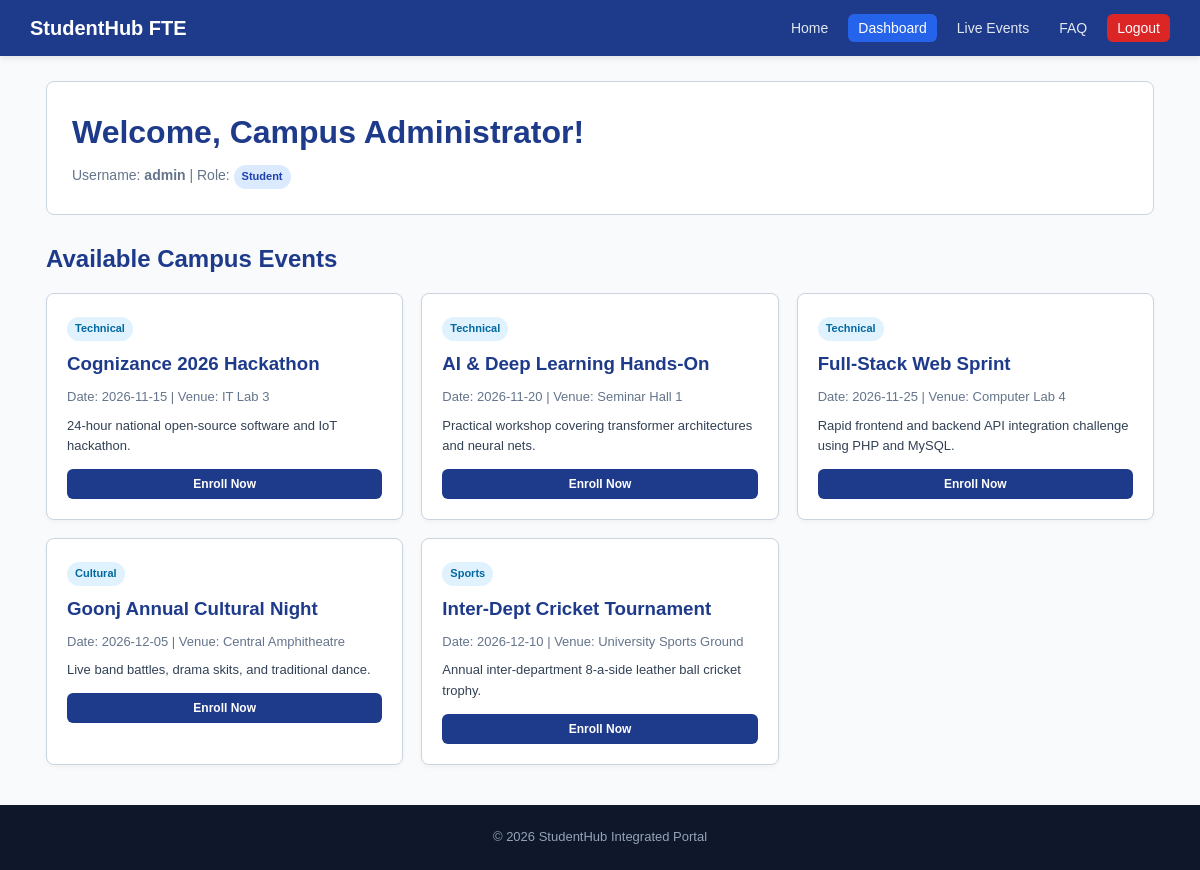
The app's page /student_dashboard.php (signed in) with its own data.
### tables this page shows
CREATE TABLE `events` (
  `id` INT(11) NOT NULL AUTO_INCREMENT,
  `title` VARCHAR(150) NOT NULL,
  `category` VARCHAR(50) NOT NULL,
  `event_date` DATE NOT NULL,
  `event_time` TIME NOT NULL,
  `venue` VARCHAR(100) NOT NULL,
  `coordinator` VARCHAR(100) NOT NULL,
  `max_seats` INT(11) NOT NULL DEFAULT 100,
  `description` TEXT,
  `poster_image` VARCHAR(255) DEFAULT '',
  `status` ENUM('Upcoming', 'Ongoing', 'Completed', 'Cancelled') DEFAULT 'Upcoming',
  `created_at` TIMESTAMP DEFAULT CURRENT_TIMESTAMP,
  PRIMARY KEY (`id`)
);

### student_dashboard.php (the view, shortened to what this page needs)
<?php
require_once 'db.php';
$user = $_SESSION;
$events = mysqli_query($conn, "SELECT * FROM events ORDER BY event_date ASC");
?>
<!DOCTYPE html>
<html lang="en">
<head>
    <link rel="stylesheet" href="style.css">
</head>
<body>
<header>
    <div class="nav-wrap">
        <a href="index.php" class="brand">StudentHub FTE</a>
        <ul class="nav-links">
            <li><a href="index.php">Home</a></li>
            <li><a href="student_dashboard.php" class="active">Dashboard</a></li>
            <li><a href="ajax_events.html">Live Events</a></li>
            <li><a href="faq.html">FAQ</a></li>
            <li><a href="logout.php" class="btn-nav-logout">Logout</a></li>
        </ul>
    </div>
</header>
<main class="container">
    <div style="background: white; padding: 25px; border-radius: 8px; border: 1px solid #cbd5e1; margin-bottom: 25px;">
        <h1 style="color: #1e3a8a; margin-bottom: 6px;">Welcome, <?php echo htmlspecialchars($user['full_name']); ?>!</h1>
        <p style="color: #64748b; font-size: 14px;">Username: <strong><?php echo htmlspecialchars($user['username']); ?></strong> | Role: <span class="badge" style="background:#dbeafe; color:#1e40af;">Student</span></p>
    </div>
    <h2 style="color: #1e3a8a; margin-bottom: 15px;">Available Campus Events</h2>
    <div class="grid-3">
        <?php while ($ev = mysqli_fetch_assoc($events)): ?>
            <div class="card">
                <span class="badge" style="background:#e0f2fe; color:#0369a1;"><?php echo htmlspecialchars($ev['category']); ?></span>
                <h3 style="margin-top: 8px;"><?php echo htmlspecialchars($ev['title']); ?></h3>
                <p style="font-size: 13px; color: #64748b; margin-bottom: 8px;">
                    Date: <?php echo htmlspecialchars($ev['event_date']); ?> | Venue: <?php echo htmlspecialchars($ev['venue']); ?>
                </p>
                <p style="font-size: 13px; color: #334155; margin-bottom: 12px;">
                    <?php echo htmlspecialchars($ev['description'] ?? ''); ?>
                </p>
                <button class="btn btn-primary" onclick="alert('Enrolled in <?php echo htmlspecialchars(addslashes($ev['title'])); ?>! A confirmation notification has been sent.');" style="font-size: 12px; width: 100%;">Enroll Now</button>
            </div>
        <?php endwhile; ?>
    </div>
</main>
<footer>
    <p>&copy; 2026 StudentHub Integrated Portal</p>
</footer>
</body>
</html>

### style.css (style rules this page uses)
:root { --primary: #1e3a8a; --primary-hover: #2563eb; --accent: #f59e0b; --bg-page: #f8fafc; --bg-card: #ffffff; --text-main: #0f172a; --text-muted: #64748b; --border-color: #cbd5e1; --radius: 6px; }
* { box-sizing: border-box; margin: 0; padding: 0; }
body { font-family: Arial, sans-serif; background: var(--bg-page); color: var(--text-main); line-height: 1.6; }
header { background: var(--primary); color: white; padding: 12px 20px; position: sticky; top: 0; z-index: 50; box-shadow: 0 2px 6px rgba(0,0,0,0.1); }
.nav-wrap { max-width: 1140px; margin: auto; display: flex; justify-content: space-between; align-items: center; flex-wrap: wrap; gap: 10px; }
.brand { font-size: 20px; font-weight: bold; color: white; text-decoration: none; }
.nav-links { display: flex; list-style: none; gap: 10px; align-items: center; }
.nav-links a { color: #e2e8f0; text-decoration: none; font-size: 14px; font-weight: 500; padding: 6px 10px; border-radius: var(--radius); }
.nav-links a:hover, .nav-links a.active { background: var(--primary-hover); color: white; }
.btn-nav-logout { background: #dc2626; color: white !important; font-weight: bold; }
.container { max-width: 1140px; margin: 25px auto; padding: 0 16px; min-height: 70vh; }
.btn { display: inline-block; padding: 8px 16px; border-radius: var(--radius); font-size: 13px; font-weight: bold; cursor: pointer; border: none; text-decoration: none; }
.btn-primary { background: var(--primary); color: white; }
.grid-3 { display: grid; grid-template-columns: repeat(auto-fit, minmax(280px, 1fr)); gap: 18px; margin-bottom: 25px; }
.card { background: var(--bg-card); border: 1px solid var(--border-color); border-radius: 8px; padding: 20px; box-shadow: 0 2px 5px rgba(0,0,0,0.04); }
.card h2, .card h3 { color: var(--primary); margin-bottom: 8px; }
.badge { display: inline-block; padding: 3px 8px; border-radius: 12px; font-size: 11px; font-weight: bold; }
footer { background: #0f172a; color: #94a3b8; text-align: center; padding: 22px 15px; font-size: 13px; margin-top: 40px; }

### records on screen
events: category "Technical", title "Cognizance 2026 Hackathon", event_date "2026-11-15", venue "IT Lab 3", description "24-hour national open-source software and IoT hackathon."
events: category "Technical", title "AI & Deep Learning Hands-On", event_date "2026-11-20", venue "Seminar Hall 1", description "Practical workshop covering transformer architectures and neural nets."
events: category "Technical", title "Full-Stack Web Sprint", event_date "2026-11-25", venue "Computer Lab 4", description "Rapid frontend and backend API integration challenge using PHP and MySQL."
events: category "Cultural", title "Goonj Annual Cultural Night", event_date "2026-12-05", venue "Central Amphitheatre", description "Live band battles, drama skits, and traditional dance."
events: category "Sports", title "Inter-Dept Cricket Tournament", event_date "2026-12-10", venue "University Sports Ground", description "Annual inter-department 8-a-side leather ball cricket trophy."

### other values on screen
$user['full_name'] "Campus Administrator"
$user['username'] "admin"
